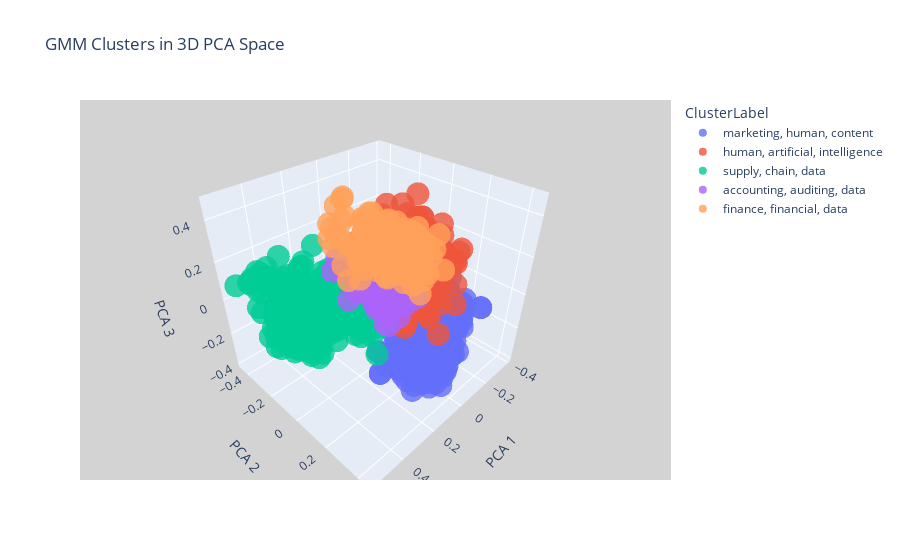

Notebook source saved alongside this figure:
### Code cell
import plotly.express as px
import pandas as pd

gmm = GaussianMixture(n_components=n_clusters, random_state=42)
pca_3d = PCA(n_components=3, random_state=42)
embeddings_pca_3d = pca_3d.fit_transform(embeddings_np)
labels_gmm_pca3d = gmm.fit_predict(embeddings_pca_3d)

df_plot = pd.DataFrame(embeddings_pca_3d, columns=["x", "y", "z"])
df_plot["Cluster"] = labels_gmm_pca3d 
df_plot["Title"] = df["Title"]
df_plot["Partitioned Abstract"] = df["Partitioned Abstract"].values

cluster_texts = {}
for label in np.unique(labels_gmm):
    cluster_texts[label] = df_plot[df_plot["Cluster"] == label]["Partitioned Abstract"].tolist()  # or use combined_texts


from bertopic import BERTopic

topic_labels = {}

for label, texts in cluster_texts.items():
    try:
        topic_model = BERTopic(
            # Optionally pass a custom vectorizer or representation model
            calculate_probabilities=False,
            verbose=False
        )
        topics, _ = topic_model.fit_transform(texts)
        top_topic_id = list(topic_model.get_topics().keys())[0]
        top_words = topic_model.get_topic(top_topic_id)
        # Get top 3 words as label
        label_text = ", ".join([word for word, _ in top_words[:3]])
        topic_labels[label] = label_text
    except Exception as e:
        print(f"[WARN] Cluster {label} failed: {e}")
        topic_labels[label] = f"Cluster {label}"


df_plot["ClusterLabel"] = df_plot["Cluster"].apply(
    lambda x: "Noise" if x == -1 else topic_labels.get(x, f"Cluster {x}")
)

fig = px.scatter_3d(
    df_plot, x="x", y="y", z="z",
    color="ClusterLabel",
    hover_name="Title",
    title="GMM Clusters in 3D PCA Space",
    opacity=0.8
)
fig.update_layout(scene=dict(
    xaxis_title="PCA 1",
    yaxis_title="PCA 2",
    zaxis_title="PCA 3",
    bgcolor="lightgrey"
))
fig.show()
fig.write_html("gmm_pca3d_clusters.html")

### Figure 1 — Plotly figure (JSON) as saved in the notebook; plotly's stock layout.template omitted (floating-point values rounded to 4 significant figures; data arrays with more than 128 entries replaced by an {"elided": "..."} marker saying what was removed)
{"data": [{"hovertemplate": "<b>%{hovertext}</b><br><br>ClusterLabel=marketing, human, content<br>x=%{x}<br>y=%{y}<br>z=%{z}<extra></extra>", "hovertext": {"elided": "263 str values"}, "legendgroup": "marketing, human, content", "marker": {"color": "#636efa", "opacity": 0.8, "symbol": "circle"}, "mode": "markers", "name": "marketing, human, content", "scene": "scene", "showlegend": true, "type": "scatter3d", "x": {"elided": "263 float values"}, "y": {"elided": "263 float values"}, "z": {"elided": "263 float values"}}, {"hovertemplate": "<b>%{hovertext}</b><br><br>ClusterLabel=human, artificial, intelligence<br>x=%{x}<br>y=%{y}<br>z=%{z}<extra></extra>", "hovertext": {"elided": "339 str values"}, "legendgroup": "human, artificial, intelligence", "marker": {"color": "#EF553B", "opacity": 0.8, "symbol": "circle"}, "mode": "markers", "name": "human, artificial, intelligence", "scene": "scene", "showlegend": true, "type": "scatter3d", "x": {"elided": "339 float values"}, "y": {"elided": "339 float values"}, "z": {"elided": "339 float values"}}, {"hovertemplate": "<b>%{hovertext}</b><br><br>ClusterLabel=supply, chain, data<br>x=%{x}<br>y=%{y}<br>z=%{z}<extra></extra>", "hovertext": {"elided": "255 str values"}, "legendgroup": "supply, chain, data", "marker": {"color": "#00cc96", "opacity": 0.8, "symbol": "circle"}, "mode": "markers", "name": "supply, chain, data", "scene": "scene", "showlegend": true, "type": "scatter3d", "x": {"elided": "255 float values"}, "y": {"elided": "255 float values"}, "z": {"elided": "255 float values"}}, {"hovertemplate": "<b>%{hovertext}</b><br><br>ClusterLabel=accounting, auditing, data<br>x=%{x}<br>y=%{y}<br>z=%{z}<extra></extra>", "hovertext": {"elided": "188 str values"}, "legendgroup": "accounting, auditing, data", "marker": {"color": "#ab63fa", "opacity": 0.8, "symbol": "circle"}, "mode": "markers", "name": "accounting, auditing, data", "scene": "scene", "showlegend": true, "type": "scatter3d", "x": {"elided": "188 float values"}, "y": {"elided": "188 float values"}, "z": {"elided": "188 float values"}}, {"hovertemplate": "<b>%{hovertext}</b><br><br>ClusterLabel=finance, financial, data<br>x=%{x}<br>y=%{y}<br>z=%{z}<extra></extra>", "hovertext": {"elided": "183 str values"}, "legendgroup": "finance, financial, data", "marker": {"color": "#FFA15A", "opacity": 0.8, "symbol": "circle"}, "mode": "markers", "name": "finance, financial, data", "scene": "scene", "showlegend": true, "type": "scatter3d", "x": {"elided": "183 float values"}, "y": {"elided": "183 float values"}, "z": {"elided": "183 float values"}}], "layout": {"legend": {"title": {"text": "ClusterLabel"}, "tracegroupgap": 0}, "scene": {"bgcolor": "lightgrey", "domain": {"x": [0, 1], "y": [0, 1]}, "xaxis": {"title": {"text": "PCA 1"}}, "yaxis": {"title": {"text": "PCA 2"}}, "zaxis": {"title": {"text": "PCA 3"}}}, "title": {"text": "GMM Clusters in 3D PCA Space"}}}
